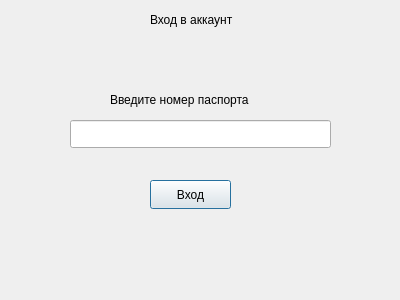
<?xml version="1.0" encoding="UTF-8"?>
<ui version="4.0">
 <class>Dialog</class>
 <widget class="QDialog" name="Dialog">
  <property name="geometry">
   <rect>
    <x>0</x>
    <y>0</y>
    <width>400</width>
    <height>300</height>
   </rect>
  </property>
  <property name="windowTitle">
   <string>Dialog</string>
  </property>
  <widget class="QLabel" name="label">
   <property name="geometry">
    <rect>
     <x>150</x>
     <y>10</y>
     <width>221</width>
     <height>20</height>
    </rect>
   </property>
   <property name="text">
    <string>Вход в аккаунт</string>
   </property>
  </widget>
  <widget class="QLabel" name="label_2">
   <property name="geometry">
    <rect>
     <x>110</x>
     <y>90</y>
     <width>221</width>
     <height>20</height>
    </rect>
   </property>
   <property name="text">
    <string>Введите номер паспорта</string>
   </property>
  </widget>
  <widget class="QLineEdit" name="PassportlineEdit">
   <property name="geometry">
    <rect>
     <x>70</x>
     <y>120</y>
     <width>261</width>
     <height>28</height>
    </rect>
   </property>
   <property name="alignment">
    <set>Qt::AlignCenter</set>
   </property>
  </widget>
  <widget class="QPushButton" name="EntrypushButton">
   <property name="geometry">
    <rect>
     <x>150</x>
     <y>180</y>
     <width>81</width>
     <height>29</height>
    </rect>
   </property>
   <property name="text">
    <string>Вход</string>
   </property>
  </widget>
 </widget>
 <resources/>
 <connections/>
</ui>
